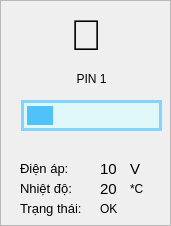
      <widget class="QFrame" name="frame_pin_1">
       <property name="styleSheet">
        <string notr="true">border: 3px solid #81D4FA;
border-radius: 10px;
background-color: #f8f9fa;

QLabel {
    border: none;
    border-radius: 0px;
}</string>
       </property>
       <property name="frameShape">
        <enum>QFrame::StyledPanel</enum>
       </property>
       <property name="frameShadow">
        <enum>QFrame::Raised</enum>
       </property>
       <widget class="QLabel" name="label_202">
        <property name="geometry">
         <rect>
          <x>70</x>
          <y>10</y>
          <width>41</width>
          <height>51</height>
         </rect>
        </property>
        <property name="font">
         <font>
          <pointsize>32</pointsize>
         </font>
        </property>
        <property name="styleSheet">
         <string notr="true">border: none;
    border-radius: 0px;</string>
        </property>
        <property name="text">
         <string>🔋</string>
        </property>
       </widget>
       <widget class="QLabel" name="label_203">
        <property name="geometry">
         <rect>
          <x>70</x>
          <y>70</y>
          <width>51</width>
          <height>17</height>
         </rect>
        </property>
        <property name="styleSheet">
         <string notr="true">border: none;
    border-radius: 0px;</string>
        </property>
        <property name="text">
         <string>  PIN 1</string>
        </property>
       </widget>
       <widget class="QProgressBar" name="progressBar_pin_1_n">
        <property name="geometry">
         <rect>
          <x>21</x>
          <y>100</y>
          <width>141</width>
          <height>31</height>
         </rect>
        </property>
        <property name="font">
         <font>
          <weight>75</weight>
          <bold>true</bold>
         </font>
        </property>
        <property name="styleSheet">
         <string notr="true">QProgressBar {
    border: 3px solid #81D4FA;
    border-radius: 18px;              /* tăng radius lên để chunk có không gian tròn */
    background-color: #E0F7FA;
    text-align: center;
    color: transparent;               /* ẩn text % mặc định nếu bạn dùng label riêng */
    height: 38px;                     /* tăng height nhẹ để chunk không bị ép */
    margin: 0px;
    padding: 0px;
}

QProgressBar::chunk {
    background-color: #4FC3F7;
    border-radius: 15px;              /* radius của chunk nhỏ hơn groove 2-3px để vừa khít */
    margin: 3px;                      /* margin nhỏ để chunk không dính sát viền groove */
    border: none;
}</string>
        </property>
        <property name="value">
         <number>24</number>
        </property>
        <property name="textVisible">
         <bool>false</bool>
        </property>
       </widget>
       <widget class="QLabel" name="label_204">
        <property name="geometry">
         <rect>
          <x>20</x>
          <y>160</y>
          <width>61</width>
          <height>17</height>
         </rect>
        </property>
        <property name="font">
         <font>
          <pointsize>10</pointsize>
         </font>
        </property>
        <property name="styleSheet">
         <string notr="true">border: none;
    border-radius: 0px;</string>
        </property>
        <property name="text">
         <string>Điện áp:</string>
        </property>
       </widget>
       <widget class="QLabel" name="label_205">
        <property name="geometry">
         <rect>
          <x>20</x>
          <y>180</y>
          <width>81</width>
          <height>17</height>
         </rect>
        </property>
        <property name="font">
         <font>
          <pointsize>10</pointsize>
         </font>
        </property>
        <property name="styleSheet">
         <string notr="true">border: none;
    border-radius: 0px;</string>
        </property>
        <property name="text">
         <string>Nhiệt độ:</string>
        </property>
       </widget>
       <widget class="QLabel" name="label_206">
        <property name="geometry">
         <rect>
          <x>20</x>
          <y>200</y>
          <width>81</width>
          <height>17</height>
         </rect>
        </property>
        <property name="font">
         <font>
          <pointsize>10</pointsize>
         </font>
        </property>
        <property name="styleSheet">
         <string notr="true">border: none;
    border-radius: 0px;</string>
        </property>
        <property name="text">
         <string>Trạng thái:</string>
        </property>
       </widget>
       <widget class="QLabel" name="pin_1_vol_value_n">
        <property name="geometry">
         <rect>
          <x>100</x>
          <y>160</y>
          <width>31</width>
          <height>17</height>
         </rect>
        </property>
        <property name="font">
         <font>
          <pointsize>11</pointsize>
          <weight>50</weight>
          <bold>false</bold>
         </font>
        </property>
        <property name="styleSheet">
         <string notr="true">border: none;
    border-radius: 0px;</string>
        </property>
        <property name="text">
         <string>10</string>
        </property>
       </widget>
       <widget class="QLabel" name="pin_1_temp_value_n">
        <property name="geometry">
         <rect>
          <x>100</x>
          <y>180</y>
          <width>31</width>
          <height>17</height>
         </rect>
        </property>
        <property name="font">
         <font>
          <pointsize>11</pointsize>
          <weight>50</weight>
          <bold>false</bold>
         </font>
        </property>
        <property name="styleSheet">
         <string notr="true">border: none;
    border-radius: 0px;</string>
        </property>
        <property name="text">
         <string>20</string>
        </property>
       </widget>
       <widget class="QLabel" name="pin_1_status_value_n">
        <property name="geometry">
         <rect>
          <x>100</x>
          <y>200</y>
          <width>61</width>
          <height>17</height>
         </rect>
        </property>
        <property name="font">
         <font>
          <pointsize>9</pointsize>
          <weight>50</weight>
          <bold>false</bold>
         </font>
        </property>
        <property name="styleSheet">
         <string notr="true">border: none;
    border-radius: 0px;</string>
        </property>
        <property name="text">
         <string>OK</string>
        </property>
       </widget>
       <widget class="QLabel" name="label_207">
        <property name="geometry">
         <rect>
          <x>130</x>
          <y>160</y>
          <width>21</width>
          <height>17</height>
         </rect>
        </property>
        <property name="font">
         <font>
          <pointsize>11</pointsize>
         </font>
        </property>
        <property name="styleSheet">
         <string notr="true">border: none;
    border-radius: 0px;</string>
        </property>
        <property name="text">
         <string>V</string>
        </property>
       </widget>
       <widget class="QLabel" name="label_208">
        <property name="geometry">
         <rect>
          <x>130</x>
          <y>180</y>
          <width>21</width>
          <height>17</height>
         </rect>
        </property>
        <property name="styleSheet">
         <string notr="true">border: none;
    border-radius: 0px;</string>
        </property>
        <property name="text">
         <string>*C</string>
        </property>
       </widget>
      </widget>
